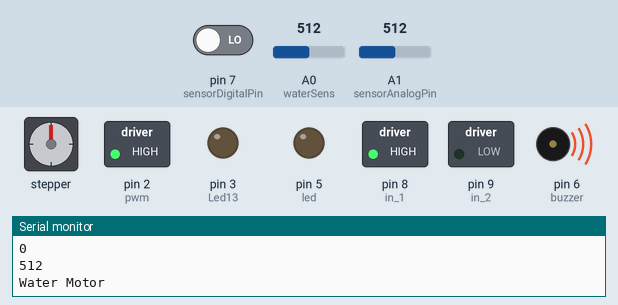
Recording of a sketch running on a simulated Arduino Uno, built with avr-gcc and run on an emulated ATmega328P. On the bench: stepper motor, switched loads named in the sketch (green lamp = pin HIGH), output pins drawn as LEDs (lit = HIGH), buzzer (waves = sounding, pin HIGH), the last lines printed to the serial monitor. Inputs (shaded band) come from the test bench; at power-on: A0 (waterSens) = 512, pin 7 (sensorDigitalPin) LOW, A1 (sensorAnalogPin) = 512. Stepper angles assume 2048 steps per turn.

Above: at 5.2 s.
5.3 s: A0 (waterSens) set to 0
At 6.3 s:
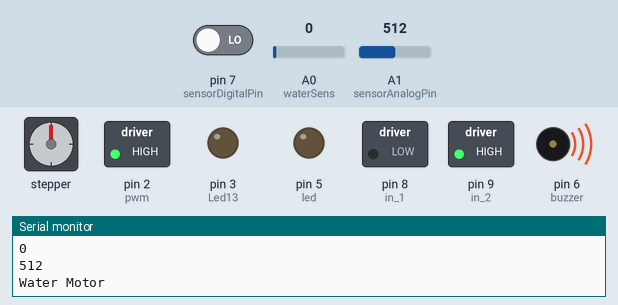
10.6 s: A0 (waterSens) set to 20
At 10.91 s:
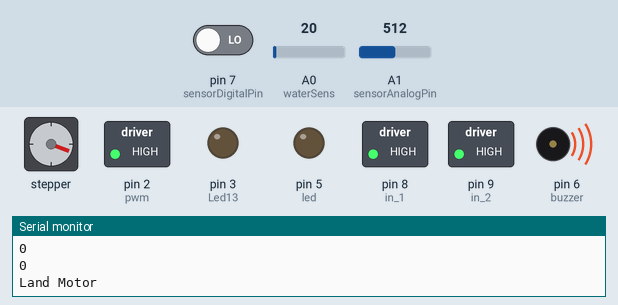
15.9 s: pin 7 (sensorDigitalPin) driven HIGH
At 21.6 s:
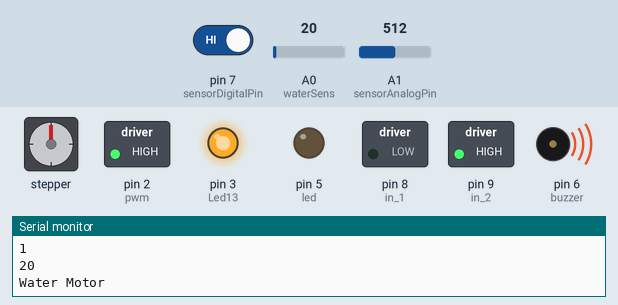
22.0 s: A0 (waterSens) set to 0
At 30.21 s:
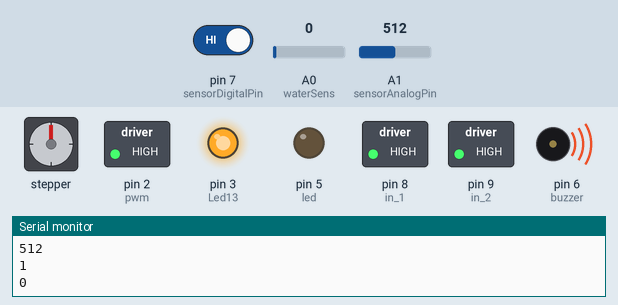
Timing chart, 0 to 33.6 s (numbered marks = the images above; inputs shaded):
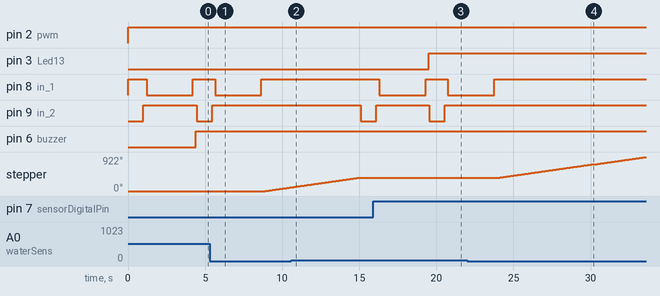

The sketch:

motor_DC_Water_Step_Motor_Audio_1.ino
```cpp
#include <Stepper.h>

int  sensorAnalogPin = A1;    // Select the Arduino input pin to accept the Sound Sensor's analog output
int  sensorDigitalPin = 7;    // Select the Arduino input pin to accept the Sound Sensor's digital output
int  analogValue = 0;         // Define variable to store the analog value coming from the Sound Sensor
int  digitalValue;            // Define variable to store the digital value coming from the Sound Sensor
int  Led13 = 3;
const int buzzer = 6;         //buzzer to arduino pin 6


const int stepsPerRevolution = 2048;  //  the number of steps per revolution
const int rolePerMinute = 10;         //  range stepper is 0-17 rpm

// initialize the stepper library on pins 10 through 13:
Stepper myStepper(stepsPerRevolution, 10, 11, 12, 13);


const int waterSens = A0; //define water sensor
const int led = 5;//define led to pin 9
int waterVal; //define the water sensor value

const int pwm = 2;
const int in_1 = 8; const int in_2 = 9;

void setup() {

  Serial.begin(9600);
  pinMode(sensorDigitalPin,INPUT);  // Define pin 7 as an input port, to accept digital input
  pinMode(Led13,OUTPUT);  // Define LED13 as an output port, to indicate digital trigger reached
  pinMode(buzzer, OUTPUT); // Set buzzer - pin 6 as an output


  pinMode(pwm,OUTPUT);
  pinMode(in_1,OUTPUT);
  pinMode(in_2,OUTPUT);
  pinMode(led, OUTPUT); //set led as an output
  pinMode(waterSens, INPUT);//set water sensor as an input
  Serial.begin(9600);  //start the serial port at 9600 bauds

  myStepper.setSpeed(rolePerMinute);
  // initialize the serial port:
  Serial.begin(9600);
  }

void loop() {

 waterVal = analogRead(waterSens); //read the water sensor

  Serial.println(waterVal); //print the value of the water sensor to the serial monitor


if (waterVal <= 0){
  //if the water sensor senses water turn the led on


// step one revolution  in one direction:
  Serial.println("Land Motor");
  myStepper.step(stepsPerRevolution);
  delay(100);


}
else{


  //for clock wise motion

digitalWrite(in_1,HIGH); digitalWrite(in_2,LOW); analogWrite(pwm,130);

//delay for 3 sec Clock wise motion
Serial.println("Water Motor");
delay(1000);

//for break

digitalWrite(in_1,HIGH); digitalWrite(in_2,HIGH); delay(200);

//for anticlock wise

digitalWrite(in_1,LOW); digitalWrite(in_2,HIGH); delay(3000);

//for break

digitalWrite(in_1,HIGH); digitalWrite(in_2,HIGH); delay(200);
}


 digitalWrite(buzzer,HIGH);

  analogValue = analogRead(sensorAnalogPin); // Read the value of the analog interface A1 assigned to digitalValue
  digitalValue=digitalRead(sensorDigitalPin); // Read the value of the digital interface 7 assigned to digitalValue
  Serial.println(analogValue); // Send the analog value to the serial transmit interface
  Serial.println(digitalValue);
  if(digitalValue==HIGH)      // When the Sound Sensor sends signla, via voltage present, light LED13
  {
    digitalWrite(Led13,HIGH);
  }
  else
  {
    digitalWrite(Led13,LOW);
  }

  delay(50);                  // Slight pause so that we don't overwhelm the serial interface


}
```

Measured:
- after the input at 5.3 s, pin 8 (in_1): goes on until 8.7 s, then stays HIGH; pin 9 (in_2): goes on until 5.5 s, then stays HIGH; stepper: keeps turning clockwise at about 60°/s, starting after 3.6 s
- after the input at 10.6 s, pin 9 (in_2): HIGH → LOW after 4.5 s; stepper: goes on until 15.0 s, then stays 360°
- after the input at 15.9 s, pin 3 (Led13): LOW → HIGH after 3.6 s
- after the input at 22.0 s, pin 8 (in_1): goes on until 23.8 s, then stays HIGH; pin 9 (in_2): stops changing and stays HIGH; stepper: keeps turning clockwise at about 59°/s, starting after 2.0 s
